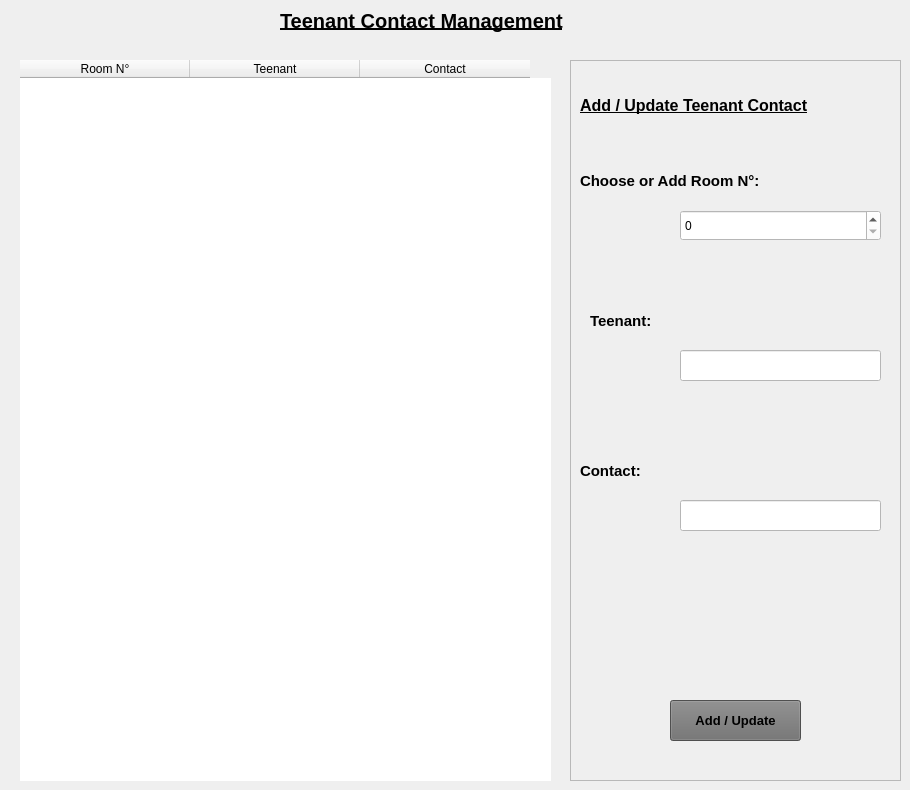
        <widget class="QWidget" name="tab_4">
         <attribute name="title">
          <string>teenant</string>
         </attribute>
         <widget class="QTableWidget" name="tableWidget_3">
          <property name="geometry">
           <rect>
            <x>20</x>
            <y>60</y>
            <width>531</width>
            <height>721</height>
           </rect>
          </property>
          <property name="frameShape">
           <enum>QFrame::NoFrame</enum>
          </property>
          <attribute name="horizontalHeaderDefaultSectionSize">
           <number>170</number>
          </attribute>
          <column>
           <property name="text">
            <string>Room N°</string>
           </property>
          </column>
          <column>
           <property name="text">
            <string>Teenant</string>
           </property>
          </column>
          <column>
           <property name="text">
            <string>Contact</string>
           </property>
          </column>
         </widget>
         <widget class="QFrame" name="frame_6">
          <property name="geometry">
           <rect>
            <x>570</x>
            <y>60</y>
            <width>331</width>
            <height>721</height>
           </rect>
          </property>
          <property name="styleSheet">
           <string notr="true"/>
          </property>
          <property name="frameShape">
           <enum>QFrame::StyledPanel</enum>
          </property>
          <property name="frameShadow">
           <enum>QFrame::Plain</enum>
          </property>
          <widget class="QLabel" name="label_9">
           <property name="geometry">
            <rect>
             <x>10</x>
             <y>100</y>
             <width>221</width>
             <height>41</height>
            </rect>
           </property>
           <property name="font">
            <font>
             <pointsize>11</pointsize>
             <weight>75</weight>
             <bold>true</bold>
            </font>
           </property>
           <property name="text">
            <string>Choose or Add Room N°:</string>
           </property>
          </widget>
          <widget class="QLineEdit" name="lineEdit_4">
           <property name="geometry">
            <rect>
             <x>110</x>
             <y>290</y>
             <width>201</width>
             <height>31</height>
            </rect>
           </property>
           <property name="styleSheet">
            <string notr="true">background-color: rgb(255, 255, 255);</string>
           </property>
           <property name="text">
            <string/>
           </property>
          </widget>
          <widget class="QLabel" name="label_10">
           <property name="geometry">
            <rect>
             <x>20</x>
             <y>240</y>
             <width>101</width>
             <height>41</height>
            </rect>
           </property>
           <property name="font">
            <font>
             <pointsize>11</pointsize>
             <weight>75</weight>
             <bold>true</bold>
            </font>
           </property>
           <property name="text">
            <string>Teenant:</string>
           </property>
          </widget>
          <widget class="QLabel" name="label_11">
           <property name="geometry">
            <rect>
             <x>10</x>
             <y>390</y>
             <width>111</width>
             <height>41</height>
            </rect>
           </property>
           <property name="font">
            <font>
             <pointsize>11</pointsize>
             <weight>75</weight>
             <bold>true</bold>
            </font>
           </property>
           <property name="text">
            <string>Contact:</string>
           </property>
          </widget>
          <widget class="QLabel" name="label_12">
           <property name="geometry">
            <rect>
             <x>10</x>
             <y>30</y>
             <width>311</width>
             <height>31</height>
            </rect>
           </property>
           <property name="font">
            <font>
             <pointsize>12</pointsize>
             <weight>75</weight>
             <bold>true</bold>
             <underline>true</underline>
            </font>
           </property>
           <property name="text">
            <string>Add / Update Teenant Contact</string>
           </property>
          </widget>
          <widget class="QPushButton" name="pushButton_10">
           <property name="geometry">
            <rect>
             <x>100</x>
             <y>640</y>
             <width>131</width>
             <height>41</height>
            </rect>
           </property>
           <property name="font">
            <font>
             <pointsize>10</pointsize>
             <weight>75</weight>
             <bold>true</bold>
            </font>
           </property>
           <property name="styleSheet">
            <string notr="true">background-color: rgb(111, 111, 111);</string>
           </property>
           <property name="text">
            <string>Add / Update</string>
           </property>
          </widget>
          <widget class="QSpinBox" name="spinBox_3">
           <property name="geometry">
            <rect>
             <x>110</x>
             <y>150</y>
             <width>201</width>
             <height>31</height>
            </rect>
           </property>
           <property name="font">
            <font>
             <pointsize>9</pointsize>
            </font>
           </property>
           <property name="styleSheet">
            <string notr="true">background-color: rgb(255, 255, 255);</string>
           </property>
          </widget>
          <widget class="QLineEdit" name="lineEdit_8">
           <property name="geometry">
            <rect>
             <x>110</x>
             <y>440</y>
             <width>201</width>
             <height>31</height>
            </rect>
           </property>
           <property name="styleSheet">
            <string notr="true">background-color: rgb(255, 255, 255);</string>
           </property>
           <property name="text">
            <string/>
           </property>
          </widget>
         </widget>
         <widget class="QLabel" name="label_13">
          <property name="geometry">
           <rect>
            <x>280</x>
            <y>0</y>
            <width>391</width>
            <height>41</height>
           </rect>
          </property>
          <property name="font">
           <font>
            <pointsize>15</pointsize>
            <weight>75</weight>
            <bold>true</bold>
            <underline>true</underline>
           </font>
          </property>
          <property name="text">
           <string>Teenant Contact Management</string>
          </property>
         </widget>
        </widget>
